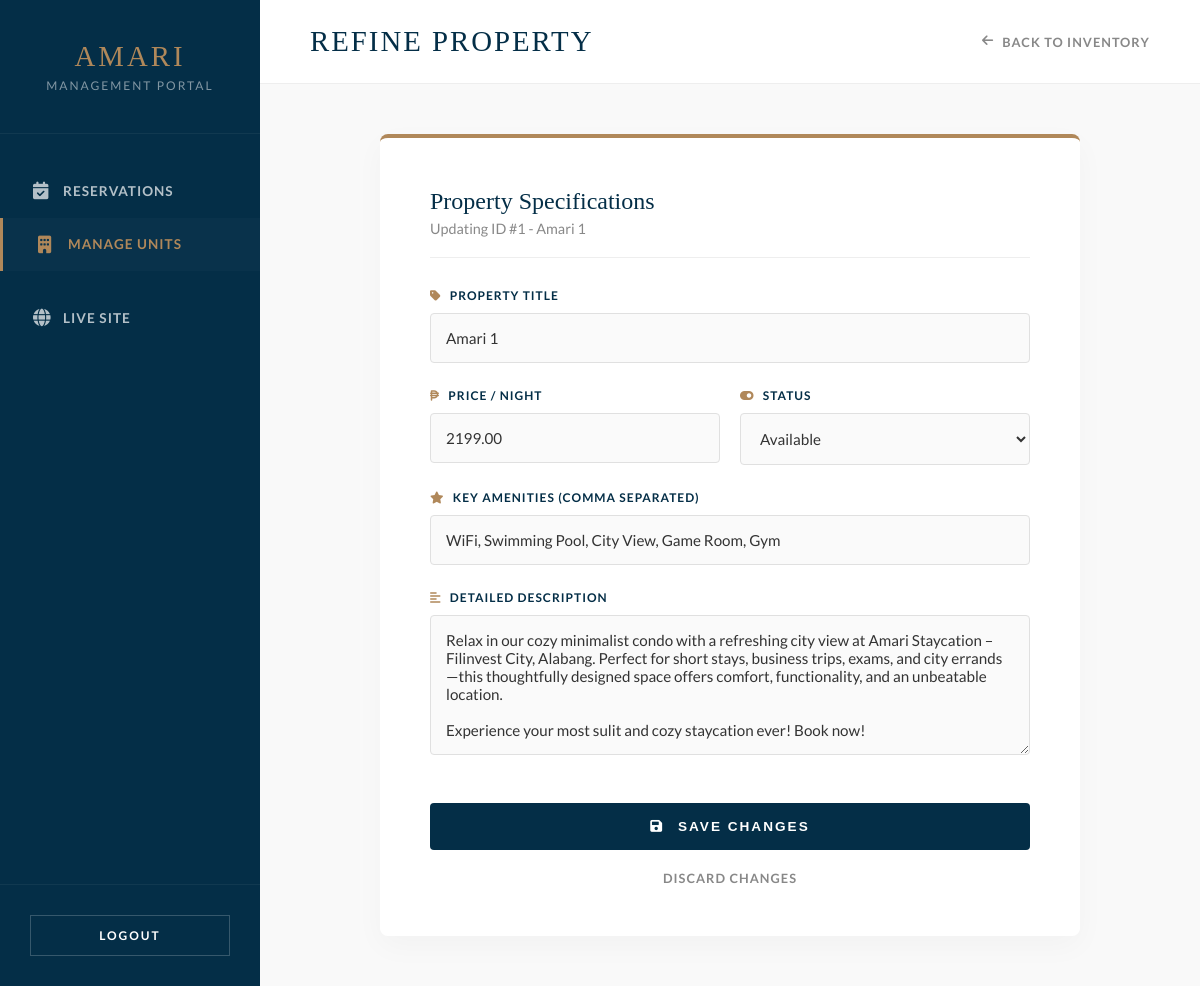
/admin/edit-unit.php?id=1 (signed in), run on the app's committed database.
### tables this page shows
CREATE TABLE `units` (
  `id` int(11) NOT NULL AUTO_INCREMENT,
  `unit_name` varchar(100) NOT NULL,
  `title` varchar(255) NOT NULL,
  `description` text DEFAULT NULL,
  `price_per_night` decimal(10,2) NOT NULL,
  `reservation_fee` decimal(10,2) DEFAULT 0.00,
  `amenities` text DEFAULT NULL,
  `image_path` varchar(255) DEFAULT NULL,
  `status` enum('available','maintenance') DEFAULT 'available',
  PRIMARY KEY (`id`)
);

### admin/edit-unit.php (the view, shortened to what this page needs)
<?php
include('../includes/db-config.php');
if(isset($_GET['id'])) {
    $id = $_GET['id'];
    $stmt = $conn->prepare("SELECT * FROM units WHERE id = ?");
    $stmt->bind_param("i", $id);
    $stmt->execute();
    $result = $stmt->get_result();
    $unit = $result->fetch_assoc();
} else {
    header("Location: manage-units.php");
    exit();
}
?>
<!DOCTYPE html>
<html lang="en">
<head>
    <link rel="stylesheet" href="https://cdnjs.cloudflare.com/ajax/libs/font-awesome/6.0.0/css/all.min.css">
</head>
<body>
    <aside class="sidebar">
        <div class="sidebar-header">
            <h2>Amari</h2>
            <p>Management Portal</p>
        </div>
        <nav class="sidebar-nav">
            <a href="dashboard.php" class="nav-item"><i class="fa-solid fa-calendar-check"></i> Reservations</a>
            <a href="manage-units.php" class="nav-item active"><i class="fa-solid fa-building"></i> Manage Units</a>
            <a href="../index.php" target="_blank" class="nav-item" style="margin-top: 20px;"><i class="fa-solid fa-globe"></i> Live Site</a>
        </nav>
        <div class="sidebar-footer">
            <a href="logout.php" class="btn-logout">Logout</a>
        </div>
    </aside>
    <main class="main-wrapper">
        <header class="topbar">
            <h1>Refine Property</h1>
            <div class="topbar-right">
                <a href="manage-units.php" class="btn-back"><i class="fa-solid fa-arrow-left"></i> Back to Inventory</a>
            </div>
        </header>
        <div class="content-area">
            <div class="form-container fade-slide-up">
                <div class="form-header">
                    <h2>Property Specifications</h2>
                    <p>Updating ID #<?php echo htmlspecialchars($unit['id']); ?> - <?php echo htmlspecialchars($unit['title']); ?></p>
                </div>
                <form action="update-unit-logic.php" method="POST">
                    <div class="form-group">
                        <label><i class="fa-solid fa-tag" style="margin-right: 5px; color: var(--amari-tan);"></i> Property Title</label>
                        <input type="text" name="title" value="<?php echo htmlspecialchars($unit['title']); ?>" required>
                    </div>
                    <div class="form-row form-group">
                        <div class="form-group">
                            <label><i class="fa-solid fa-peso-sign" style="margin-right: 5px; color: var(--amari-tan);"></i> Price / Night</label>
                            <input type="number" step="0.01" name="price" value="<?php echo htmlspecialchars($unit['price_per_night']); ?>" required>
                        </div>
                        <div class="form-group">
                            <label><i class="fa-solid fa-toggle-on" style="margin-right: 5px; color: var(--amari-tan);"></i> Status</label>
                            <select name="status">
                                <option value="available" <?php if($unit['status'] == 'available') echo 'selected'; ?>>Available</option>
                            </select>
                        </div>
                    </div>
                    <div class="form-group" style="margin-top: 25px;">
                        <label><i class="fa-solid fa-star" style="margin-right: 5px; color: var(--amari-tan);"></i> Key Amenities (Comma separated)</label>
                        <input type="text" name="amenities" value="<?php echo htmlspecialchars($unit['amenities']); ?>">
                    </div>
                    <div class="form-group">
                        <label><i class="fa-solid fa-align-left" style="margin-right: 5px; color: var(--amari-tan);"></i> Detailed Description</label>
                        <textarea name="description" rows="6"><?php echo htmlspecialchars($unit['description']); ?></textarea>
                    </div>
                    <button type="submit" class="btn-save"><i class="fa-solid fa-floppy-disk" style="margin-right: 8px;"></i> Save Changes</button>
                    <a href="manage-units.php" class="btn-discard">Discard Changes</a>
                </form>
            </div>
        </div>
    </main>
</body>
</html>

### admin/edit-unit.php (style rules this page uses)
:root { --amari-tan: #b0885a; --amari-navy: #042e47; --bg-body: #f9f9f9; --text-dark: #333333; --text-muted: #888888; --white: #ffffff; --sidebar-width: 260px; }
* { margin: 0; padding: 0; box-sizing: border-box; }
body { font-family: 'Lato', sans-serif; background-color: var(--bg-body); color: var(--text-dark); display: flex; height: 100vh; overflow: hidden; }
h1, h2, h3 { font-family: 'Playfair Display', serif; font-weight: 400; }
.sidebar { width: var(--sidebar-width); background-color: var(--amari-navy); color: var(--white); display: flex; flex-direction: column; height: 100vh; position: fixed; }
.sidebar-header { padding: 40px 20px; text-align: center; border-bottom: 1px solid rgba(255,255,255,0.05); }
.sidebar-header h2 { color: var(--amari-tan); font-size: 1.8rem; letter-spacing: 3px; text-transform: uppercase; margin-bottom: 5px; }
.sidebar-header p { font-size: 0.75rem; color: rgba(255,255,255,0.5); letter-spacing: 2px; text-transform: uppercase; }
.sidebar-nav { flex: 1; padding: 30px 0; }
.nav-item { display: flex; align-items: center; padding: 18px 30px; color: rgba(255,255,255,0.7); text-decoration: none; font-size: 0.85rem; text-transform: uppercase; letter-spacing: 1px; transition: 0.4s; border-left: 3px solid transparent; font-weight: 700; }
.nav-item i { width: 30px; font-size: 1.1rem; }
.nav-item:hover, .nav-item.active { background-color: rgba(255,255,255,0.02); color: var(--amari-tan); border-left-color: var(--amari-tan); padding-left: 35px; }
.sidebar-footer { padding: 30px; border-top: 1px solid rgba(255,255,255,0.05); }
.btn-logout { display: block; width: 100%; text-align: center; background-color: transparent; border: 1px solid rgba(255,255,255,0.2); color: white; padding: 12px; text-decoration: none; font-weight: bold; text-transform: uppercase; font-size: 0.75rem; letter-spacing: 2px; transition: 0.4s; }
.main-wrapper { margin-left: var(--sidebar-width); width: calc(100% - var(--sidebar-width)); display: flex; flex-direction: column; height: 100vh; }
.topbar { background: var(--white); padding: 25px 50px; display: flex; justify-content: space-between; align-items: center; border-bottom: 1px solid #eee; z-index: 10; }
.topbar h1 { font-size: 1.8rem; color: var(--amari-navy); text-transform: uppercase; letter-spacing: 2px; }
.btn-back { color: var(--text-muted); text-decoration: none; font-size: 0.8rem; font-weight: bold; text-transform: uppercase; letter-spacing: 1px; transition: 0.3s; display: flex; align-items: center; gap: 8px; }
.content-area { padding: 50px; overflow-y: auto; flex: 1; display: flex; justify-content: center; align-items: flex-start; }
.form-container { width: 100%; max-width: 700px; background: var(--white); padding: 50px; border-radius: 8px; box-shadow: 0 10px 30px rgba(0,0,0,0.03); border-top: 4px solid var(--amari-tan); }
.form-header { margin-bottom: 30px; padding-bottom: 20px; border-bottom: 1px solid #eee; }
.form-header h2 { font-size: 1.5rem; color: var(--amari-navy); margin-bottom: 5px; }
.form-header p { color: var(--text-muted); font-size: 0.9rem; }
.form-group { margin-bottom: 25px; }
label { display: block; margin-bottom: 10px; font-weight: 700; color: var(--amari-navy); text-transform: uppercase; font-size: 0.75rem; letter-spacing: 1px; }
input, textarea, select { width: 100%; padding: 15px; border: 1px solid #e0e0e0; border-radius: 4px; font-size: 0.95rem; background: #fafafa; font-family: 'Lato', sans-serif; transition: 0.3s; color: var(--text-dark); }
.form-row { display: flex; gap: 20px; }
.form-row .form-group { flex: 1; margin-bottom: 0; }
.btn-save { background: var(--amari-navy); color: white; border: none; padding: 16px; border-radius: 4px; cursor: pointer; font-weight: bold; width: 100%; text-transform: uppercase; letter-spacing: 2px; font-size: 0.85rem; transition: 0.4s; margin-top: 20px; }
.btn-discard { display: block; text-align: center; margin-top: 20px; color: var(--text-muted); text-decoration: none; font-size: 0.8rem; font-weight: bold; text-transform: uppercase; letter-spacing: 1px; transition: 0.3s; }
.fade-slide-up { opacity: 0; transform: translateY(40px); animation: fadeUp 0.8s ease-out forwards; }

### data on the page
units: id "1", title "Amari 1", price "2199.00", status "Available", amenities "WiFi, Swimming Pool, City View, Game Room, Gym", description "Relax in our cozy minimalist condo with a refreshing city view at Amari Staycation – Filinvest City, Alabang. Perfect for short stays, business trips, exams, and city errands—this thoughtfully designed space offers comfort, functionality, and an unbeatable location. Experience your most sulit and cozy staycation ever! Book now!"
